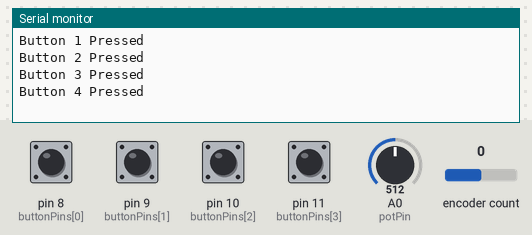
Simulated run of this sketch. Board: Arduino Uno, built with avr-gcc and run on an emulated ATmega328P. On the bench: the last lines printed to the serial monitor. Inputs (shaded band) come from the test bench; at power-on: pin 8 (buttonPins[0]), pin 9 (buttonPins[1]), pin 10 (buttonPins[2]), pin 11 (buttonPins[3]) HIGH, A0 (potPin) = 512, encoder count 0. MIDI output is not drawn.

Above: at 1.2 s.
1.3 s: pin 8 (buttonPins[0]) pulled LOW for 0.15 s
At 1.49 s:
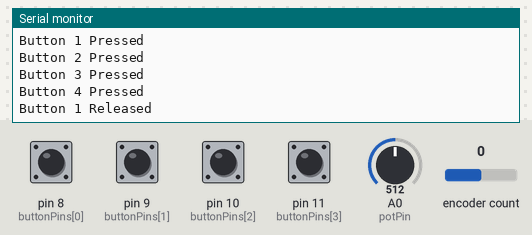
2.9 s: pin 9 (buttonPins[1]) pulled LOW for 0.15 s
At 4.2 s:
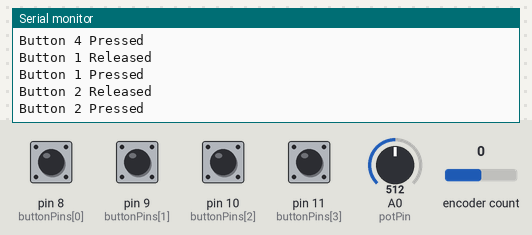
4.5 s: pin 10 (buttonPins[2]) pulled LOW for 0.15 s
At 5.4 s:
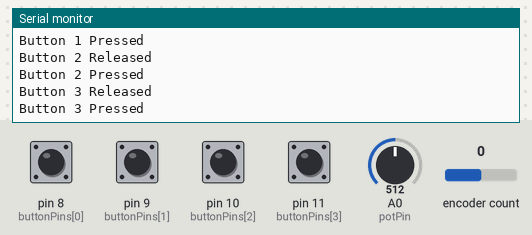
6.1 s: pin 11 (buttonPins[3]) pulled LOW for 0.15 s
At 7.8 s:
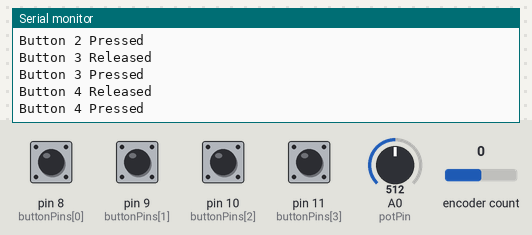
Timing chart, 0 to 8.7 s (numbered marks = the images above; inputs shaded):
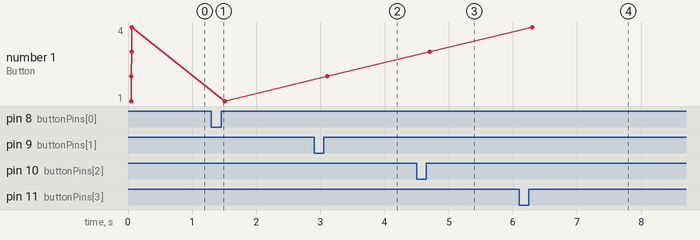

Measured:
- after the input at 1.3 s, the serial monitor: prints a new line after 0.06 s (image 1)
- after the input at 2.9 s, the serial monitor: prints a new line after 0.06 s (image 2)
- after the input at 4.5 s, the serial monitor: prints a new line after 0.06 s (image 3)
- after the input at 6.1 s, the serial monitor: prints a new line after 0.06 s (image 4)
- plotted number 1: 2 → 3 after the input at 4.5 s, 3 → 4 after the input at 6.1 s

The sketch:

DJController_ArduinoMidiProject.ino
```cpp
#include <Encoder.h>
#include <MIDI.h>

MIDI_CREATE_DEFAULT_INSTANCE();

// Define the encoder pins
Encoder myEnc(2, 3);

// Define the potentiometer pin
const int potPin = A0;

// Define the button pins
const int buttonPins[] = {8, 9, 10, 11};
const int numButtons = sizeof(buttonPins) / sizeof(int);

int buttonStates[numButtons] = {0};
int lastButtonStates[numButtons] = {0};
unsigned long lastDebounceTime[numButtons] = {0};
unsigned long debounceDelay = 50;

// Last known encoder position.
long oldPosition = -999;

void setup() {
  MIDI.begin(MIDI_CHANNEL_OMNI);
  Serial.begin(115200);

  for (int i = 0; i < numButtons; i++) {
    pinMode(buttonPins[i], INPUT_PULLUP);
    lastButtonStates[i] = digitalRead(buttonPins[i]);
  }
}

void loop() {
  // Check the rotary encoder
  long newPosition = myEnc.read();
  if (newPosition != oldPosition) {
    oldPosition = newPosition;
    // Convert the encoder position to a MIDI value (0 to 127)
    int midiValue = constrain((int)newPosition, 0, 127);
    // Send MIDI CC message on channel 1
    MIDI.sendControlChange(74, midiValue, 1);  // 74 is the CC number for cutoff frequency on many synths
  }

  // Read the potentiometer
  int potValue = analogRead(potPin);
  // Map the potentiometer value to a MIDI range (0 to 127)
  int mappedValue = map(potValue, 0, 1023, 0, 127);
  // Send MIDI CC message on channel 2
  MIDI.sendControlChange(75, mappedValue, 2);  // 75 is the CC number for another parameter

  // Check the buttons
  for (int i = 0; i < numButtons; i++) {
    int reading = digitalRead(buttonPins[i]);

    if (reading != lastButtonStates[i]) {
      lastDebounceTime[i] = millis();
    }

    if ((millis() - lastDebounceTime[i]) > debounceDelay) {
      if (reading != buttonStates[i]) {
        buttonStates[i] = reading;

        if (buttonStates[i] == HIGH) {
          MIDI.sendControlChange(40 + i, 127, 1);
          Serial.print("Button ");
          Serial.print(i + 1);
          Serial.println(" Pressed");
        } else if (buttonStates[i] == LOW) {
          MIDI.sendControlChange(40 + i, 0, 1);
          Serial.print("Button ");
          Serial.print(i + 1);
          Serial.println(" Released");
        }
      }
    }

    lastButtonStates[i] = reading;
  }

  delay(10);
}
```
